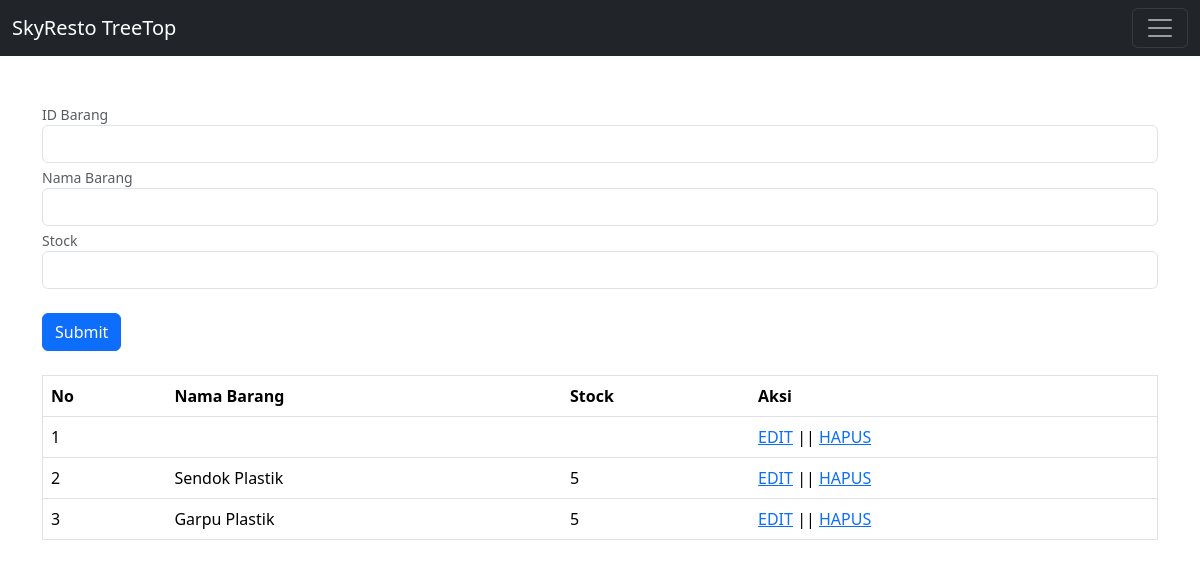
/barang.php (signed in), run on the app's committed database.
### tables this page shows
CREATE TABLE `barang` (
  `id` int(11) NOT NULL,
  `nama_barang` varchar(255) NOT NULL,
  `stock` varchar(255) NOT NULL
);

### barang.php (the view, shortened to what this page needs)
<!DOCTYPE html>
<html>
<head>
    <link href="css/bootstrap.min.css" rel="stylesheet">
</head>
<body style="background-image :url(index.jpg);
  			background-repeat: no-repeat;
            color:#fff;">
<nav class="navbar navbar-dark bg-dark fixed-top">
  <div class="container-fluid">
    <a class="navbar-brand" href="halaman_admin.php">SkyResto TreeTop</a>
    <button class="navbar-toggler" type="button" data-bs-toggle="offcanvas" data-bs-target="#offcanvasDarkNavbar" aria-controls="offcanvasDarkNavbar">
      <span class="navbar-toggler-icon"></span>
    </button>
  </div>
</nav>
<nav style="--bs-breadcrumb-divider: '>';" aria-label="breadcrumb">
  <ol class="breadcrumb">
    <li class="breadcrumb-item"><a href="#">Home</a></li>
    <li class="breadcrumb-item active" aria-current="page">Library</li>
  </ol>
</nav>
<br>
<p class="text-center">Selamat Datang</p>
<div class="container">
<form method="post" action="">
<div id="emailHelp" class="form-text">ID Barang</div>
        <input type="text" class="form-control" name="id_barang">
    <div id="emailHelp" class="form-text">Nama Barang</div>
        <input type="text" class="form-control" name="nama_barang">
    <div id="emailHelp" class="form-text">Stock</div>
        <input type="text" class="form-control" name="stock"><br>
        <button type="submit" class="btn btn-primary" name="submit" value="submit">Submit</button>
</div>
<div class="container">
<div class="box">
  <table id="pengeluaran" border="1" cellspacing="0" class="table">
    <thead>
      <tr>
        <th>No</th>
        <th>Nama Barang</th>
        <th>Stock</th>
        <th>Aksi</th>
      </tr>
    </thead>
    <tbody>
    <?php
      include "koneksi.php";
      $data =mysqli_query($koneksi, "SELECT * FROM barang");
      while($result =mysqli_fetch_array($data)){
    ?>
    <tr>
        <td><?php echo $result['id']?></td>
        <td><?php echo $result['nama_barang'];?></td>
        <td><?php echo $result['stock'];?></td>
        <td>
        <a href="editbarang.php?id=<?php echo $result['id']; ?>">EDIT</a> || <a href="hapusbarang.php?id=<?php echo $result['id']; ?>">HAPUS</a>
        </td>
      </tr>
      <?php
      }
      ?>
      </table>
    </div>
    </div>
</body>
</html>

### data on the page
barang: id "1"
barang: id "2", nama_barang "Sendok Plastik", stock "5"
barang: id "3", nama_barang "Garpu Plastik", stock "5"
